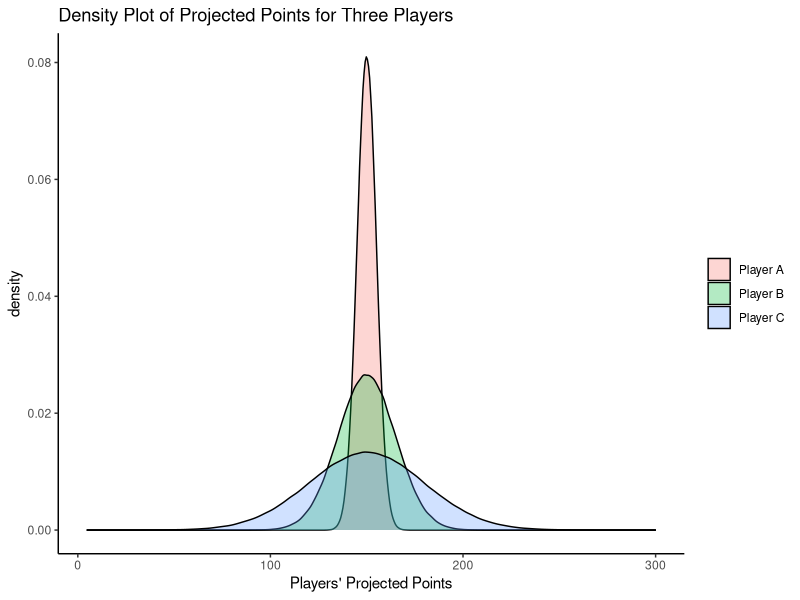

This chart was generated by the following R code:
## ---- chunk 1
library("tidyverse")
## ---- chunk 2
exampleData <- data.frame(
  player = c(rep("A", 3), rep("B", 3)),
  expert = c(1:3, 1:3),
  projectedPoints = c(300, 310, 290, 400, 300, 200)
)

playerA_mean <- mean(exampleData$projectedPoints[which(exampleData$player == "A")])
playerB_mean <- mean(exampleData$projectedPoints[which(exampleData$player == "B")])

playerA_mean
playerB_mean
## ---- chunk 3
playerA_sd <- sd(exampleData$projectedPoints[which(exampleData$player == "A")])
playerb_sd <- sd(exampleData$projectedPoints[which(exampleData$player == "B")])

playerA_cv <- playerA_mean / playerA_sd
playerB_cv <- playerB_mean / playerb_sd

playerA_sd
playerb_sd

playerA_cv
playerB_cv
## ---- chunk 4
#| label: fig-playerUncertainty
#| fig-cap: "Density Plot of Projected Points for Three Players"

playerA <- rnorm(1000000, mean = 150, sd = 5)
playerB <- rnorm(1000000, mean = 150, sd = 15)
playerC <- rnorm(1000000, mean = 150, sd = 30)

mydata <- data.frame(playerA, playerB, playerC)

mydata_long <- mydata %>% 
  pivot_longer(
    cols = everything(),
    names_to = "player",
    values_to = "points"
  ) %>% 
  mutate(
    name = case_match(
      player,
      "playerA" ~ "Player A",
      "playerB" ~ "Player B",
      "playerC" ~ "Player C",
    )
  )

ggplot2::ggplot(
  data = mydata_long,
  ggplot2::aes(
    x = points,
    fill = name
  )
) +
  ggplot2::geom_density(alpha = .3) + 
  ggplot2::labs(
    x = "Players' Projected Points",
    title = "Density Plot of Projected Points for Three Players"
  ) +
  ggplot2::theme_classic() +
  ggplot2::theme(legend.title = element_blank())
